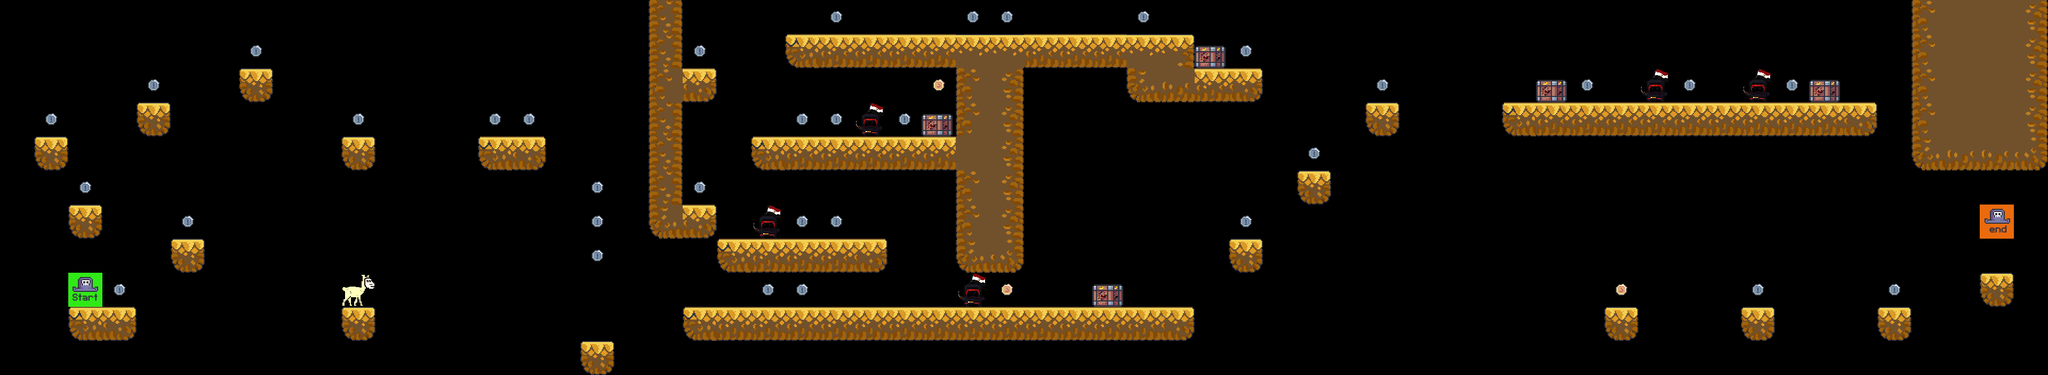

Rendered tile map (Tiled .tmx) drawn with the repository's tilesets; below, a short description and the map source with its tile grids summarised:
An orthogonal 60x11 tile map with 64x64 px tiles, 6 tile layers (terrain, coins, llama, enemies, ...), 1 hidden layer not drawn, 6 tilesets.

<map version="1.5" tiledversion="1.7.2" orientation="orthogonal" renderorder="right-down" width="60" height="11" tilewidth="64" tileheight="64" infinite="0" nextlayerid="8" nextobjectid="1">
 <editorsettings>
  <export target="../5/level_5.csv" format="csv" />
 </editorsettings>
 <tileset firstgid="1" source="../tilesets/terrain_tiles.tsx" />
 <tileset firstgid="17" source="../tilesets/coin_tiles.tsx" />
 <tileset firstgid="19" source="../tilesets/enemy_tiles.tsx" />
 <tileset firstgid="21" source="../tilesets/crates.tsx" />
 <tileset firstgid="22" source="../tilesets/player_tiles.tsx" />
 <tileset firstgid="24" source="llama.tsx" />
 <layer id="1" name="terrain" width="60" height="11">
  <data>[660 cells, 113 non-empty, 13 distinct tile ids]</data>
 </layer>
 <layer id="2" name="coins" width="60" height="11">
  <data>[660 cells, 38 non-empty, 2 distinct tile ids]</data>
 </layer>
 <layer id="7" name="llama" width="60" height="11">
  <data>[660 cells, 1 non-empty, 1 distinct tile ids]</data>
 </layer>
 <layer id="3" name="enemies" width="60" height="11">
  <data>[660 cells, 5 non-empty, 1 distinct tile ids]</data>
 </layer>
 <layer id="4" name="constraints" width="60" height="11" visible="0">
  <data>[660 cells, 8 non-empty, 1 distinct tile ids]</data>
 </layer>
 <layer id="5" name="crates" width="60" height="11">
  <data>[660 cells, 5 non-empty, 1 distinct tile ids]</data>
 </layer>
 <layer id="6" name="player" width="60" height="11">
  <data>[660 cells, 2 non-empty, 2 distinct tile ids]</data>
 </layer>
</map>
